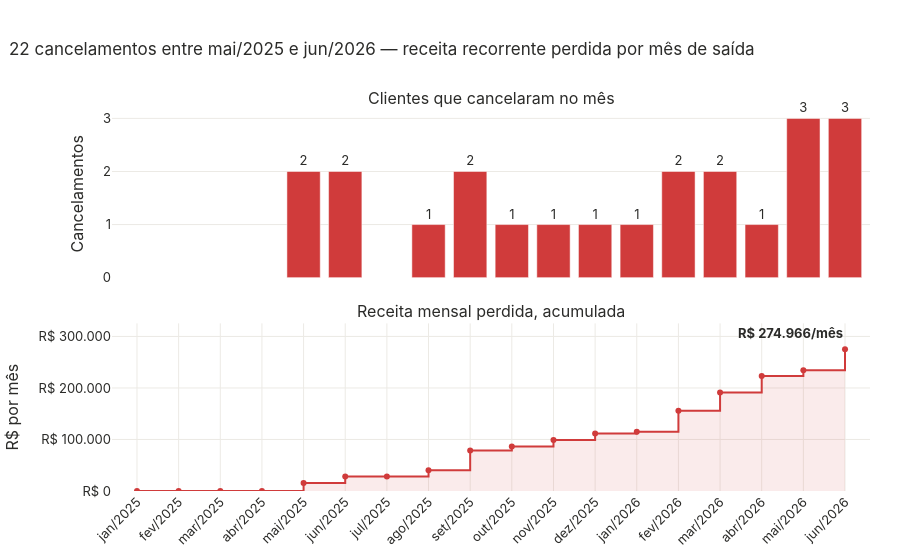

Source (notebook cell):
### Markdown cell above
## 2. Cancelamentos no tempo

### Code cell
por_mes = (canc.groupby("mes_cancelamento").agg(n=("cliente_id", "size"), receita=("valor_mensal", "sum"),
                                                ids=("cliente_id", ", ".join))
               .reindex(MESES).fillna({"n": 0, "receita": 0, "ids": "—"}))
por_mes["acum"] = por_mes.receita.cumsum()
x, rot = [idx(p) for p in por_mes.index], [fmt_mes(p) for p in por_mes.index]

fig = make_subplots(rows=2, cols=1, shared_xaxes=True, vertical_spacing=0.12,
                    subplot_titles=["Clientes que cancelaram no mês", "Receita mensal perdida, acumulada"])
fig.add_trace(go.Bar(x=x, y=por_mes.n, marker_color=CORES["Cancelou"], customdata=np.c_[rot, por_mes.ids, por_mes.receita],
                     text=por_mes.n.where(por_mes.n > 0).map(lambda v: "" if pd.isna(v) else f"{v:.0f}"), textposition="outside",
                     cliponaxis=False, hovertemplate="<b>%{customdata[0]}</b><br>%{y:.0f} cancelamento(s)<br>%{customdata[1]}"
                     "<br>R$ %{customdata[2]:,.0f}/mês<extra></extra>"), row=1, col=1)
fig.add_trace(go.Scatter(x=x, y=por_mes.acum, mode="lines+markers", line=dict(color=CORES["Cancelou"], width=2, shape="hv"),
                         fill="tozeroy", fillcolor=rgba(CORES["Cancelou"], 0.10), marker_size=6, customdata=rot,
                         hovertemplate="<b>%{customdata}</b><br>Acumulado: R$ %{y:,.0f}/mês<extra></extra>"), row=2, col=1)
fig.add_annotation(x=x[-1], y=por_mes.acum.iloc[-1], text=f"<b>{fmt_brl(por_mes.acum.iloc[-1])}/mês</b>", showarrow=False,
                   xanchor="right", yanchor="bottom", yshift=6, row=2, col=1)
eixo_meses(fig, tickangle=-45)
fig.update_yaxes(title_text="Cancelamentos", dtick=1, row=1, col=1)
fig.update_yaxes(title_text="R$ por mês", tickprefix="R$ ", tickformat=",.0f", row=2, col=1)
fig.update_layout(height=560, showlegend=False,
                  title=f"{len(canc)} cancelamentos entre {fmt_mes(canc.mes_cancelamento.min())} e "
                        f"{fmt_mes(canc.mes_cancelamento.max())} — receita recorrente perdida por mês de saída")
fig.show()

### Figure 1 — Plotly figure (JSON) as saved in the notebook; plotly's stock layout.template omitted (floating-point values rounded to 4 significant figures)
{"data": [{"cliponaxis": false, "customdata": [["jan/2025", "—", 0.0], ["fev/2025", "—", 0.0], ["mar/2025", "—", 0.0], ["abr/2025", "—", 0.0], ["mai/2025", "C022, C043", 15640.0], ["jun/2025", "C015, C017", 12540.0], ["jul/2025", "—", 0.0], ["ago/2025", "C041", 11980.0], ["set/2025", "C032, C077", 38610.0], ["out/2025", "C038", 7399.0], ["nov/2025", "C020", 12740.0], ["dez/2025", "C014", 12520.0], ["jan/2026", "C030", 3404.0], ["fev/2026", "C025, C053", 40950.0], ["mar/2026", "C007, C075", 35280.0], ["abr/2026", "C034", 32070.0], ["mai/2026", "C004, C031, C054", 11170.0], ["jun/2026", "C024, C047, C073", 40650.0]], "hovertemplate": "<b>%{customdata[0]}</b><br>%{y:.0f} cancelamento(s)<br>%{customdata[1]}<br>R$ %{customdata[2]:,.0f}/mês<extra></extra>", "marker": {"color": "#d03b3b"}, "text": ["", "", "", "", "2", "2", "", "1", "2", "1", "1", "1", "1", "2", "2", "1", "3", "3"], "textposition": "outside", "type": "bar", "x": [0, 1, 2, 3, 4, 5, 6, 7, 8, 9, 10, 11, 12, 13, 14, 15, 16, 17], "xaxis": "x", "y": [0.0, 0.0, 0.0, 0.0, 2.0, 2.0, 0.0, 1.0, 2.0, 1.0, 1.0, 1.0, 1.0, 2.0, 2.0, 1.0, 3.0, 3.0], "yaxis": "y"}, {"customdata": ["jan/2025", "fev/2025", "mar/2025", "abr/2025", "mai/2025", "jun/2025", "jul/2025", "ago/2025", "set/2025", "out/2025", "nov/2025", "dez/2025", "jan/2026", "fev/2026", "mar/2026", "abr/2026", "mai/2026", "jun/2026"], "fill": "tozeroy", "fillcolor": "rgba(208,59,59,0.1)", "hovertemplate": "<b>%{customdata}</b><br>Acumulado: R$ %{y:,.0f}/mês<extra></extra>", "line": {"color": "#d03b3b", "shape": "hv", "width": 2}, "marker": {"size": 6}, "mode": "lines+markers", "type": "scatter", "x": [0, 1, 2, 3, 4, 5, 6, 7, 8, 9, 10, 11, 12, 13, 14, 15, 16, 17], "xaxis": "x2", "y": [0.0, 0.0, 0.0, 0.0, 15640.0, 28180.0, 28180.0, 40170.0, 78780.0, 86180.0, 98920.0, 111400.0, 114800.0, 155800.0, 191100.0, 223100.0, 234300.0, 275000.0], "yaxis": "y2"}], "layout": {"annotations": [{"font": {"size": 16}, "showarrow": false, "text": "Clientes que cancelaram no mês", "x": 0.5, "xanchor": "center", "xref": "paper", "y": 1.0, "yanchor": "bottom", "yref": "paper"}, {"font": {"size": 16}, "showarrow": false, "text": "Receita mensal perdida, acumulada", "x": 0.5, "xanchor": "center", "xref": "paper", "y": 0.44, "yanchor": "bottom", "yref": "paper"}, {"showarrow": false, "text": "<b>R$ 274.966/mês</b>", "x": 17, "xanchor": "right", "xref": "x2", "y": 275000.0, "yanchor": "bottom", "yref": "y2", "yshift": 6}], "height": 560, "showlegend": false, "title": {"text": "22 cancelamentos entre mai/2025 e jun/2026 — receita recorrente perdida por mês de saída"}, "xaxis": {"anchor": "y", "domain": [0.0, 1.0], "matches": "x2", "range": [-0.6, 17.6], "showticklabels": false, "tickangle": -45, "ticktext": ["jan/2025", "fev/2025", "mar/2025", "abr/2025", "mai/2025", "jun/2025", "jul/2025", "ago/2025", "set/2025", "out/2025", "nov/2025", "dez/2025", "jan/2026", "fev/2026", "mar/2026", "abr/2026", "mai/2026", "jun/2026"], "tickvals": [0, 1, 2, 3, 4, 5, 6, 7, 8, 9, 10, 11, 12, 13, 14, 15, 16, 17]}, "xaxis2": {"anchor": "y2", "domain": [0.0, 1.0], "range": [-0.6, 17.6], "tickangle": -45, "ticktext": ["jan/2025", "fev/2025", "mar/2025", "abr/2025", "mai/2025", "jun/2025", "jul/2025", "ago/2025", "set/2025", "out/2025", "nov/2025", "dez/2025", "jan/2026", "fev/2026", "mar/2026", "abr/2026", "mai/2026", "jun/2026"], "tickvals": [0, 1, 2, 3, 4, 5, 6, 7, 8, 9, 10, 11, 12, 13, 14, 15, 16, 17]}, "yaxis": {"anchor": "x", "domain": [0.56, 1.0], "dtick": 1, "title": {"text": "Cancelamentos"}}, "yaxis2": {"anchor": "x2", "domain": [0.0, 0.44], "tickformat": ",.0f", "tickprefix": "R$ ", "title": {"text": "R$ por mês"}}}}
